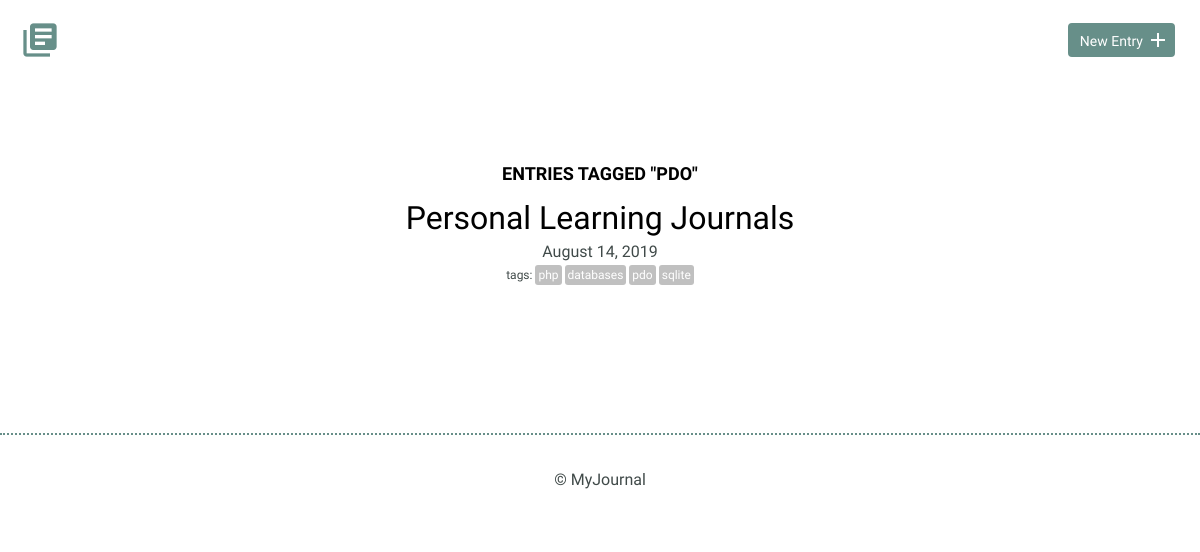
The app's page /index.php?tag=pdo with its own data.
### tables this page shows
CREATE TABLE "entries" (
	"id"	INTEGER NOT NULL PRIMARY KEY AUTOINCREMENT UNIQUE,
	"title"	TEXT,
	"date"	TEXT,
	"time_spent"	INTEGER,
	"learned"	BLOB,
	"resources"	BLOB
);

### index.php (the view, shortened to what this page needs)
<?php
require_once("database.php");
if (isset($_GET["tag"])) {
	try {
		$results = $db->prepare('select entries.id, title, date from entries
							    join entries_tags on entries.id = entries_tags.entry_id
							    join tags on entries_tags.tag_id = tags.id
							    where tag = ?');
		$results->bindParam(1, $_GET["tag"]);
		$results->execute();
	} catch(Exception $e) {
		echo $e->getMessage();
		die();
	}
}
$entries = $results->fetchAll(PDO::FETCH_ASSOC);
?>
<!DOCTYPE html>
<html>
    <head>
        <link rel="stylesheet" href="css/normalize.css">
        <link rel="stylesheet" href="css/site.css">
    </head>
    <body>
		<?php include "inc/header.php"; ?>
        <section>
            <div class="container">
                <div class="entry-list">
					<?php
					if (isset($_GET["tag"])) {
						echo '<h3 style="text-align: center">Entries tagged "' . $_GET["tag"] . '"</h3><br>';
					}
					foreach($entries as $entry) {
						$fullDate = date('F j, Y', strtotime($entry['date']));
						try {
							$results = $db->prepare('select tag, tags.id from entries
												   join entries_tags on entries.id = entries_tags.entry_id
												   join tags on entries_tags.tag_id = tags.id
												   where entries.id = ?');
							$results->bindParam(1, $entry['id']);
							$results->execute();
						} catch(Exception $e) {
							echo $e->getMessage();
							die();
						}
						$tags = $results->fetchAll(PDO::FETCH_ASSOC);
						echo <<<EOT
						<article>
							<h2><a href="detail.php?id={$entry['id']}">{$entry['title']}</a></h2>
							<time datetime="{$entry['date']}">{$fullDate}</time>
EOT;
						if (!empty($tags)) {
							echo '<div class="tag-container"><span class="tag-label">tags:</span>';
							foreach($tags as $tag) {
								echo '<span class="tag"><a href="index.php?tag=' . $tag["tag"] .
								'">' . $tag["tag"] . '</a></span>';
							}
							echo('</div>');
						}
						echo '</article>';
					}
					?>
                </div>
            </div>
        </section>
        <?php include "inc/footer.php"; ?>
    </body>
</html>

### css/site.css (style rules this page uses)
body { font-size: 16px; color: #404a49; font-family: 'Cousine', serif; font-weight: 400; }
.container { margin: 0 auto; padding: 0 25px; }
h1, h2, h3 { margin: 0; font-weight: 400; line-height: 1em; color: #000; }
h2 { font-size: 32px; }
h2 a { text-decoration: none; color: #000; }
h3 { font-size: 18px; font-family: 'Work Sans', serif; font-weight: 600; text-transform: uppercase; }
.entry-list, .edit-entry, .new-entry { max-width: 800px; margin: 0 auto; padding: 70px 0 150px 0; }
.entry-list article { margin-bottom: 70px; text-align: center; }
.entry-list article:last-child { margin-bottom: 0; }
.entry-list article h2 { margin-bottom: 8px; }
.tag-container { margin-top: 3px; }
.tag { color: white; font-size: 12px; padding: 3px; background-color: Silver; border-radius: 3px; margin-right: 3px; }
.tag-label { font-size: 12px; padding: 3px; }
span > a, span > a:link, span > a:hover, span > a:visited, span > a:active { text-decoration: none; color: white; }

### records on screen
entries: title "Personal Learning Journals", date "August 14, 2019", tag "php", tag "databases", tag "pdo", tag "sqlite"

### other values on screen
$_GET["tag"] "PDO"
